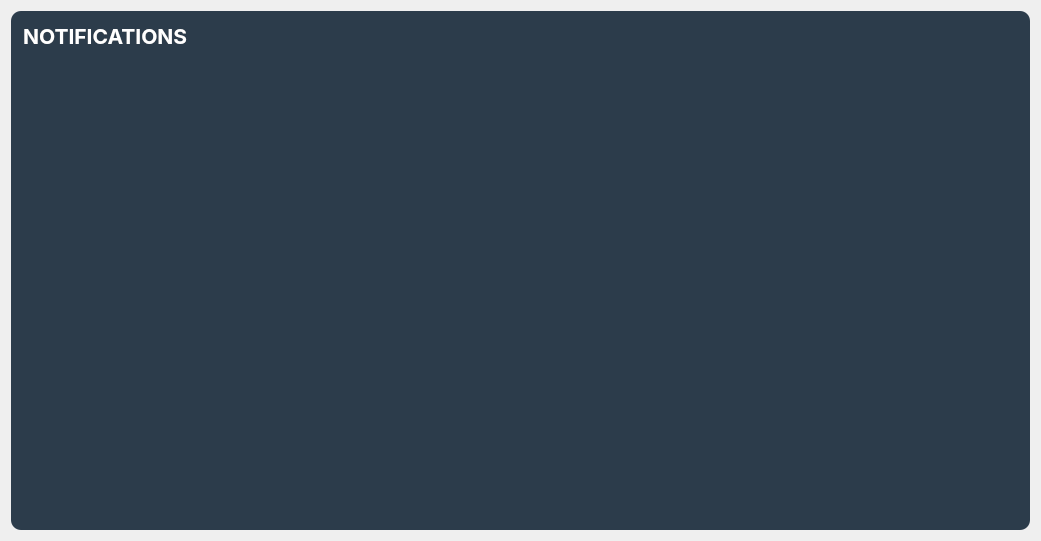
<?xml version="1.0" encoding="UTF-8"?>
<ui version="4.0">
 <class>notifWidget</class>
 <widget class="QWidget" name="notifWidget">
  <property name="geometry">
   <rect>
    <x>0</x>
    <y>0</y>
    <width>1041</width>
    <height>541</height>
   </rect>
  </property>
  <property name="windowTitle">
   <string>Form</string>
  </property>
  <layout class="QHBoxLayout" name="horizontalLayout">
   <item>
    <widget class="QFrame" name="frame_3">
     <property name="styleSheet">
      <string notr="true">background-color: rgb(44, 60, 75);
border: 0px;
border-radius: 10px;</string>
     </property>
     <property name="frameShape">
      <enum>QFrame::StyledPanel</enum>
     </property>
     <property name="frameShadow">
      <enum>QFrame::Plain</enum>
     </property>
     <widget class="QLabel" name="label_6">
      <property name="geometry">
       <rect>
        <x>12</x>
        <y>10</y>
        <width>221</width>
        <height>31</height>
       </rect>
      </property>
      <property name="font">
       <font>
        <family>Inter</family>
        <pointsize>16</pointsize>
        <bold>true</bold>
       </font>
      </property>
      <property name="styleSheet">
       <string notr="true">background-color: transparent;
color: white;</string>
      </property>
      <property name="text">
       <string>NOTIFICATIONS</string>
      </property>
     </widget>
    </widget>
   </item>
  </layout>
 </widget>
 <resources/>
 <connections/>
</ui>
